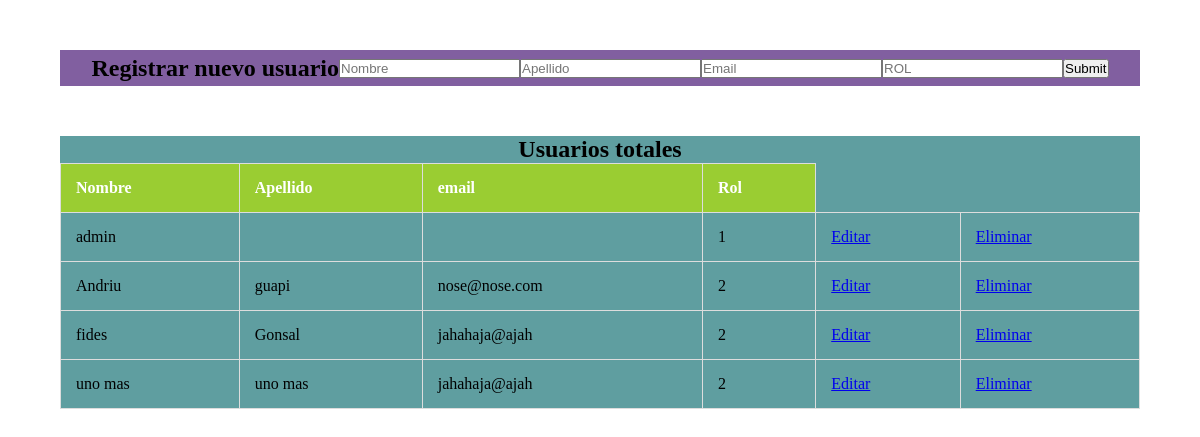
/users.php (signed in), run on the app's committed database.
### tables this page shows
CREATE TABLE `usuarios` (
  `id` int(45) NOT NULL,
  `nombre` varchar(45) NOT NULL,
  `apellido` varchar(60) NOT NULL,
  `password` varchar(60) NOT NULL,
  `email` varchar(100) NOT NULL,
  `id_roles` int(45) NOT NULL DEFAULT 2
);

### users.php (the view, shortened to what this page needs)
<?php
    include_once 'connection.php';
?>
<DOCTYPE html>
<html>
<head>
<link href="sass/users.css" rel="stylesheet" type="text/css">
</head>
<body>
    <form action="insert_user.php" method="post" class="container_form">
    <h2 class="container_newuser">Registrar nuevo usuario</h2>
        <input type="text" name='nombre' placeholder='Nombre'> <br><br>
        <input type="text" name='apellido' placeholder='Apellido'> <br><br>
        <input type="email" name='email' placeholder='Email'> <br><br>
        <input type="number" name='id_roles' placeholder='ROL'> <br><br>
        <input type="submit" name='registrar'>
    </form>
    <div class="container_table">
    <h2>Usuarios totales</h2>
    <table class='user_table'>
        <tr>
            <th>Nombre</th>
            <th>Apellido</th>
            <th>email</th>
            <th>Rol</th>
        </tr>
    <?php
        $query= $conn->prepare("SELECT * FROM usuarios");
        $query->execute();
        while($row = $query->fetch()){
    ?>
        <tr>
            <td><?php echo $row['nombre'] ?></td>
            <td><?php echo $row['apellido'] ?></td>
            <td><?php echo $row['email'] ?></td>
            <td><?php echo $row['id_roles'] ?></td>
            <td><a href="update.php?upd=<?php echo $row['id']; ?>">Editar</a></td>
            <td><a href="remove.php?upd=<?php echo $row['id']; ?>"class="item_link">Eliminar</a></td>
        </tr>
    <?php
        }
    ?>
    </table>
    </div>
</body>
</html>

### sass/users.css (style rules this page uses)
* { margin: 0; padding: 0; }
.container_newuser { -ms-flex-item-align: center; -ms-grid-row-align: center; align-self: center; -ms-grid-column-align: center; justify-self: center; }
.container_form { display: -webkit-box; display: -ms-flexbox; display: flex; -webkit-box-align: center; -ms-flex-align: center; align-items: center; -webkit-box-pack: center; -ms-flex-pack: center; justify-content: center; width: 90%; margin: 50px auto; background-color: #815fa0; -ms-flex-wrap: wrap; flex-wrap: wrap; }
.container_table { width: 90%; margin: 50px auto; background-color: cadetblue; }
.container_table h2 { text-align: center; }
.table, td, th { border: 1px solid #ddd; text-align: left; }
.user_table { width: 100%; border-collapse: collapse; }
th, td { padding: 15px; text-align: left; }
th { color: white; background-color: yellowgreen; }

### data on the page
usuarios: nombre "admin", id_roles "1"
usuarios: nombre "Andriu", apellido "guapi", email "nose@nose.com", id_roles "2"
usuarios: nombre "fides", apellido "Gonsal", email "jahahaja@ajah", id_roles "2"
usuarios: nombre "uno mas", apellido "uno mas", email "jahahaja@ajah", id_roles "2"
